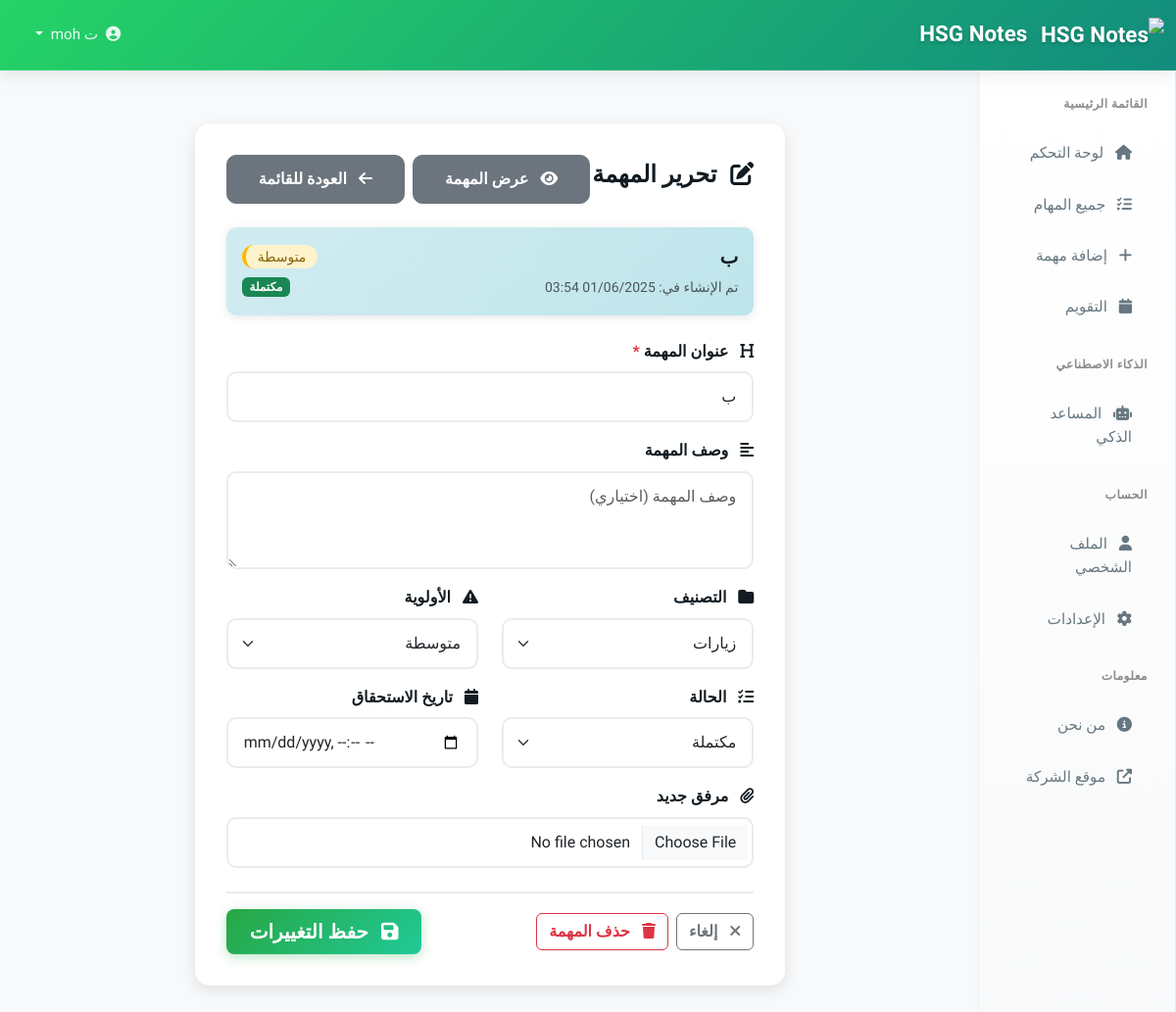
Screenshot of /tasks/4/edit/ (signed in) with the database file from the repository.
### tasks/models.py (models this page shows, shortened)
class Task(models.Model):
    PRIORITY_CHOICES = [
        ('low', _('منخفضة')),
        ('medium', _('متوسطة')),
        ('high', _('عالية')),
        ('urgent', _('عاجلة')),
    ]
    STATUS_CHOICES = [
        ('pending', _('معلقة')),
        ('in_progress', _('قيد التنفيذ')),
        ('completed', _('مكتملة')),
        ('cancelled', _('ملغية')),
    ]
    user = models.ForeignKey(User, on_delete=models.CASCADE, verbose_name=_('المستخدم'))
    title = models.CharField(_('عنوان المهمة'), max_length=200)
    description = models.TextField(_('الوصف'), blank=True)
    category = models.ForeignKey(Category, on_delete=models.SET_NULL, null=True, verbose_name=_('التصنيف'))
    priority = models.CharField(_('الأولوية'), max_length=10, choices=PRIORITY_CHOICES, default='medium')
    status = models.CharField(_('الحالة'), max_length=15, choices=STATUS_CHOICES, default='pending')
    due_date = models.DateTimeField(_('تاريخ الاستحقاق'), null=True, blank=True)
    reminder_date = models.DateTimeField(_('تاريخ التذكير'), null=True, blank=True)
    location_name = models.CharField(_('اسم الموقع'), max_length=200, blank=True)
    latitude = models.DecimalField(_('خط العرض'), max_digits=9, decimal_places=6, null=True, blank=True)
    longitude = models.DecimalField(_('خط الطول'), max_digits=9, decimal_places=6, null=True, blank=True)
    image = models.ImageField(_('صورة'), upload_to='tasks/images/', blank=True, null=True)
    attachment = models.FileField(_('مرفق'), upload_to='tasks/attachments/', blank=True, null=True)
    notes = models.TextField(_('ملاحظات'), blank=True)
    estimated_duration = models.PositiveIntegerField(_('المدة المقدرة (بالدقائق)'), null=True, blank=True)
    actual_duration = models.PositiveIntegerField(_('المدة الفعلية (بالدقائق)'), null=True, blank=True)
    created_at = models.DateTimeField(_('تاريخ الإنشاء'), auto_now_add=True)
    updated_at = models.DateTimeField(_('تاريخ التحديث'), auto_now=True)
    completed_at = models.DateTimeField(_('تاريخ الإكمال'), null=True, blank=True)
    class Meta:
        verbose_name = _('مهمة')
        verbose_name_plural = _('المهام')
        ordering = ['-created_at']

### tasks/views.py (the view)
# urls.py: path('<int:pk>/edit/', views.task_edit_view, name='edit'),
@login_required
def task_edit_view(request, pk):
    task = get_object_or_404(Task, pk=pk, user=request.user)
    print(f"Editing task: {task.title} (ID: {task.pk})")  # تشخيص
    if request.method == 'POST':
        print(f"POST data received: {request.POST}")  # تشخيص
        form = TaskForm(request.POST, request.FILES, instance=task)
        if form.is_valid():
            print("Form is valid, attempting to save...")  # تشخيص
            try:
                updated_task = form.save(commit=False)
                updated_task.user = request.user  # التأكد من أن المستخدم صحيح
                print(f"Before save - Title: {updated_task.title}, Priority: {updated_task.priority}")  # تشخيص
                updated_task = form.save()
                print(f"After save - Title: {updated_task.title}, Priority: {updated_task.priority}")  # تشخيص
                messages.success(request, _('تم تحديث المهمة "{}" بنجاح! ✅ جميع التغييرات تم حفظها.').format(updated_task.title))
                if request.headers.get('X-Requested-With') == 'XMLHttpRequest':
                    return JsonResponse({
                        'success': True,
                        'message': _('تم تحديث المهمة بنجاح! ✅'),
                        'redirect_url': reverse('tasks:detail', kwargs={'pk': updated_task.pk})
                    })
                return redirect('tasks:detail', pk=updated_task.pk)
            except Exception as e:
                messages.error(request, _('حدث خطأ أثناء حفظ المهمة: {}').format(str(e)))
                print(f"Error saving task: {e}")  # للتشخيص
        else:
            messages.error(request, _('يرجى تصحيح الأخطاء أدناه'))
            print(f"Form errors: {form.errors}")  # للتشخيص
    else:
        form = TaskForm(instance=task)
    context = {
        'form': form,
        'task': task,
        'page_title': _('تحرير المهمة'),
    }
    return render(request, 'tasks/edit.html', context)

### accounts/models.py (called while the page is built)
    def get_full_name(self):
        return f"{self.first_name} {self.last_name}".strip() or self.username

### tasks/models.py (called while the page is built)
    def __str__(self):
        return self.name

### templates/tasks/edit.html (shortened to what this page needs)
{% extends 'base.html' %}
{% load static %}
{% load i18n %}
{% load widget_tweaks %}
{% block extra_css %}
<link rel="stylesheet" href="https://unpkg.com/leaflet@1.9.4/dist/leaflet.css" />
{% endblock %}
{% block main_content %}
<div class="container">
    <div class="row justify-content-center">
        <div class="col-lg-8">
            <div class="form-card">
                <div class="d-flex justify-content-between align-items-center mb-4">
                    <h3>
                        <i class="fas fa-edit me-2"></i>
                        {% trans "تحرير المهمة" %}
                    </h3>
                    <div class="d-flex gap-2">
                        <a href="{% url 'tasks:detail' task.pk %}" class="btn btn-secondary">
                            <i class="fas fa-eye me-2"></i>
                            {% trans "عرض المهمة" %}
                        </a>
                        <a href="{% url 'tasks:list' %}" class="btn btn-secondary">
                            <i class="fas fa-arrow-left me-2"></i>
                            {% trans "العودة للقائمة" %}
                        </a>
                    </div>
                </div>
                <div class="alert alert-info mb-4">
                    <div class="row align-items-center">
                        <div class="col-md-8">
                            <h5 class="mb-1">{{ task.title }}</h5>
                            <small class="text-muted">
                                {% trans "تم الإنشاء في" %}: {{ task.created_at|date:"d/m/Y H:i" }}
                            </small>
                        </div>
                        <div class="col-md-4 text-end">
                            <span class="priority-badge priority-{{ task.priority }}">
                                {{ task.get_priority_display }}
                            </span>
                            <br>
                            <span class="badge bg-{% if task.status == 'completed' %}success{% elif task.status == 'in_progress' %}warning{% else %}secondary{% endif %} mt-2">
                                {{ task.get_status_display }}
                            </span>
                        </div>
                    </div>
                </div>
                <form method="post" enctype="multipart/form-data" class="needs-validation" novalidate id="editTaskForm">
                    <div class="mb-3">
                        <label for="{{ form.title.id_for_label }}" class="form-label">
                            <i class="fas fa-heading me-2"></i>
                            {% trans "عنوان المهمة" %} <span class="text-danger">*</span>
                        </label>
                        {{ form.title|add_class:"form-control" }}
                    </div>
                    <div class="mb-3">
                        <label for="{{ form.description.id_for_label }}" class="form-label">
                            <i class="fas fa-align-left me-2"></i>
                            {% trans "وصف المهمة" %}
                        </label>
                        {{ form.description|add_class:"form-control" }}
                    </div>
                    <div class="row">
                        <div class="col-md-6 mb-3">
                            <label for="{{ form.category.id_for_label }}" class="form-label">
                                <i class="fas fa-folder me-2"></i>
                                {% trans "التصنيف" %}
                            </label>
                            {{ form.category|add_class:"form-select" }}
                        </div>
                        <div class="col-md-6 mb-3">
                            <label for="{{ form.priority.id_for_label }}" class="form-label">
                                <i class="fas fa-exclamation-triangle me-2"></i>
                                {% trans "الأولوية" %}
                            </label>
                            {{ form.priority|add_class:"form-select" }}
                        </div>
                    </div>
                    <div class="row">
                        <div class="col-md-6 mb-3">
                            <label for="{{ form.status.id_for_label }}" class="form-label">
                                <i class="fas fa-tasks me-2"></i>
                                {% trans "الحالة" %}
                            </label>
                            {{ form.status|add_class:"form-select" }}
                        </div>
                        <div class="col-md-6 mb-3">
                            <label for="{{ form.due_date.id_for_label }}" class="form-label">
                                <i class="fas fa-calendar me-2"></i>
                                {% trans "تاريخ الاستحقاق" %}
                            </label>
                            {{ form.due_date|add_class:"form-control" }}
                        </div>
                    </div>
                    <div class="mb-3">
                        <label for="{{ form.attachment.id_for_label }}" class="form-label">
                            <i class="fas fa-paperclip me-2"></i>
                            {% trans "مرفق جديد" %}
                        </label>
                        {{ form.attachment|add_class:"form-control" }}
                    </div>
                    <div class="d-flex justify-content-between align-items-center mt-4 pt-3 border-top">
                        <div class="d-flex gap-2">
                            <a href="{% url 'tasks:detail' task.pk %}" class="btn btn-outline-secondary">
                                <i class="fas fa-times me-2"></i>
                                {% trans "إلغاء" %}
                            </a>
                            <a href="{% url 'tasks:delete' task.pk %}" class="btn btn-outline-danger"
                               onclick="return confirm('{% trans "هل أنت متأكد من حذف هذه المهمة؟" %}')">
                                <i class="fas fa-trash me-2"></i>
                                {% trans "حذف المهمة" %}
                            </a>
                        </div>
                        <button type="submit" class="btn btn-success btn-lg px-4" id="saveBtn" title="اضغط Ctrl+S للحفظ السريع">
                            <i class="fas fa-save me-2" id="saveIcon"></i>
                            <span id="saveText">{% trans "حفظ التغييرات" %}</span>
                        </button>
                    </div>
                </form>
            </div>
        </div>
    </div>
</div>
{% endblock %}

### templates/tasks/edit.html (style rules this page uses)
.form-card { background: white; border-radius: 15px; box-shadow: 0 5px 15px rgba(0,0,0,0.1); padding: 2rem; margin-bottom: 2rem; }
.form-control, .form-select { border-radius: 10px; border: 2px solid #e9ecef; padding: 0.75rem 1rem; transition: all 0.3s ease; }
.btn-secondary, .btn-danger { border-radius: 10px; padding: 0.75rem 2rem; }
.priority-badge { padding: 0.25rem 0.75rem; border-radius: 20px; font-size: 0.875rem; font-weight: 500; }
.priority-medium { background: #fff3cd; color: #856404; }
#saveBtn { background: linear-gradient(135deg, #28a745 0%, #20c997 100%); border: none; font-weight: 600; transition: all 0.3s ease; box-shadow: 0 3px 12px rgba(40, 167, 69, 0.3); position: relative; overflow: hidden; }
#saveBtn::before { content: ''; position: absolute; top: 0; left: -100%; width: 100%; height: 100%; background: linear-gradient(90deg, transparent, rgba(255,255,255,0.2), transparent); transition: left 0.5s; }
.border-top { border-color: #e9ecef !important; border-width: 2px !important; }
.alert { border-radius: 10px; border: none; font-weight: 500; box-shadow: 0 2px 10px rgba(0,0,0,0.1); }
.alert-info { background: linear-gradient(135deg, #d1ecf1 0%, #bee5eb 100%); color: #0c5460; }

### rows the page displays
Task: title "ب", created_at "01/06/2025 03:54", priority "متوسطة", status "مكتملة", category "زيارات"

### other values shown
{{ SITE_NAME }} "HSG Notes"
